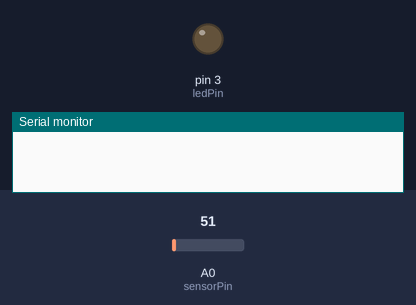
Bench run of a sketch on a simulated Arduino Uno, built with avr-gcc and run on an emulated ATmega328P. Shown: output pins drawn as LEDs (lit = HIGH), the last lines printed to the serial monitor. The test bench sets the inputs (shaded band); at power-on: A0 (sensorPin) = 51.

Above: at 0.1 s.
At 1.1 s:
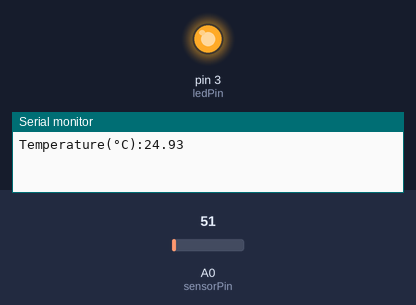
Timing chart, 0 to 2.6 s (numbered marks = the images above):
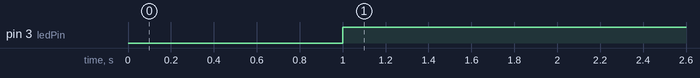

The sketch:

week_03_activity_01_temperature_measurement_led.ino
```cpp
// Week 03 - Activity 01
// LM35 Temperature Sensor → LED Control

const int sensorPin = A0;    // LM35 analog output
const int ledPin    = 3;     // LED output pin
const float threshold = 22.0; // Temperature limit in °C

void setup() {
  pinMode(sensorPin, INPUT);
  pinMode(ledPin, OUTPUT);
  Serial.begin(9600);
  delay(1000); // wait for sensor stabilization
}

void loop() {
  int sensorValue = analogRead(sensorPin);       // read analog input (0–1023)
  float voltage = sensorValue * (5.0 / 1023.0);  // convert to voltage (0–5V)
  float temperatureC = voltage * 100;          // convert to Celsius (10 mV/°C)

  Serial.print("Temperature(°C):");
  Serial.println(temperatureC);

  // LED ON when temperature ≥ threshold

  if (temperatureC >= threshold) {
    digitalWrite(ledPin, HIGH);
  } else {
    digitalWrite(ledPin, LOW);
  }

  delay(500); // update every
}
```

Measured:
- by itself, pin 3 (ledPin): LOW → HIGH at 1.0 s
